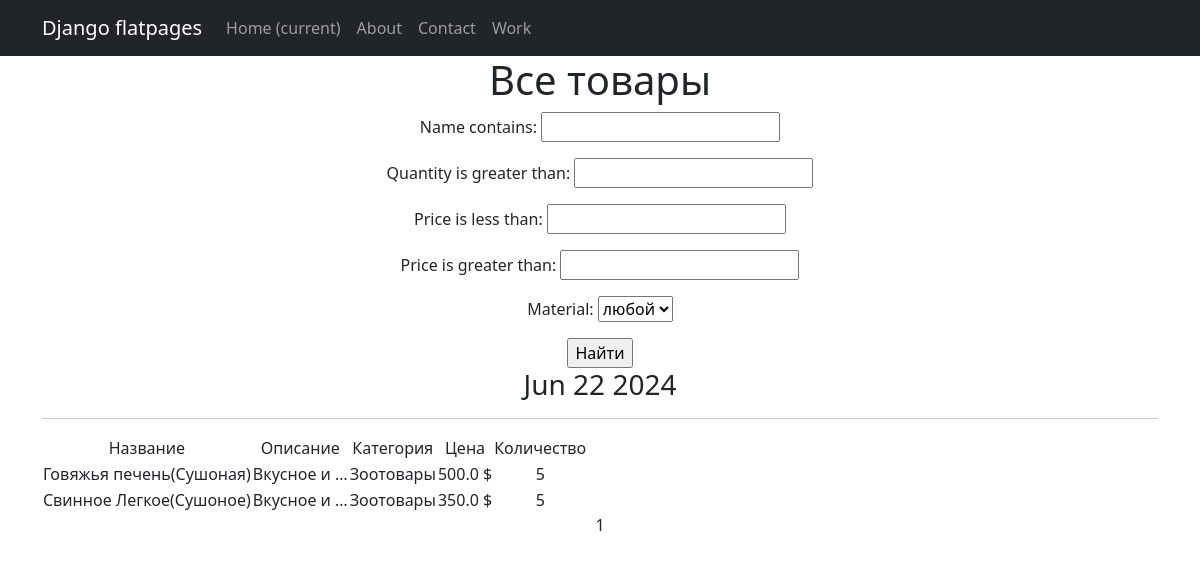
Before: /products/ with the older database file.
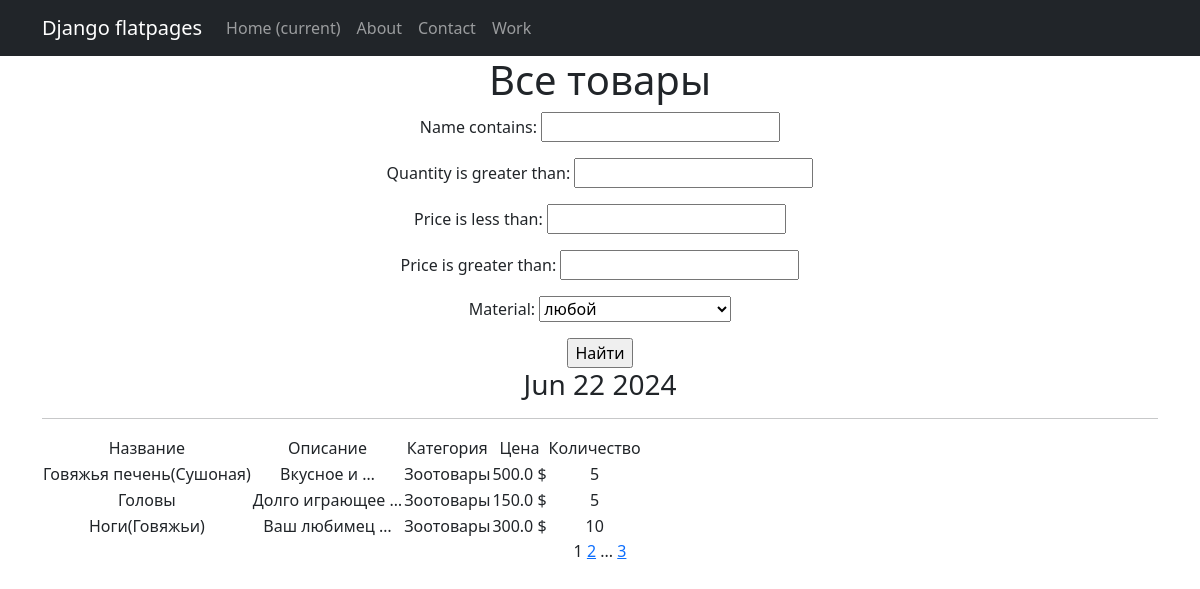
After: the same page with the newer database file.
### simpleapp/models.py (models this page shows, shortened)
class Product(models.Model):
    name = models.CharField(max_length=50, unique=True)
    description = models.TextField()
    quantity = models.IntegerField(validators=[MinValueValidator(0)])
    category = models.ForeignKey(to='Category', on_delete=models.CASCADE, related_name='products')
    price = models.FloatField(validators=[MinValueValidator(0.0)])
    material = models.ManyToManyField(Material, through='ProductMaterial')

class Category(models.Model):
    name = models.CharField(max_length=100, unique=True)

### simpleapp/views.py (the view)
# urls.py: path('', ProductsList.as_view(), name='product_list'),
class ProductsList(ListView):
    model = Product
    ordering = 'name'
    template_name = 'products.html'
    context_object_name = 'products'
    paginate_by = 3  # вот так мы можем указать количество записей на странице
    def get_queryset(self):
        queryset = super().get_queryset()
        self.filterset = ProductFilter(self.request.GET, queryset)
        return self.filterset.qs
    def get_context_data(self, **kwargs):
        context = super().get_context_data(**kwargs)
        context['time_now'] = datetime.utcnow()
        context['filterset'] = self.filterset
        return context

### simpleapp/models.py (called while the page is built)
    def __str__(self):
        return self.name

### simpleapp/templatetags/custom_filters.py (called while the page is built)
@register.filter()
def currency(value, code='rub'):
   postfix = CURRENCIES_SYMBOLS[code]
   return f'{value} {postfix}'

### simpleapp/templatetags/custom_tags.py (called while the page is built)
@register.simple_tag()
def current_time(format_string='%b %d %Y'):
   return datetime.utcnow().strftime(format_string)

@register.simple_tag(takes_context=True)
def url_replace(context, **kwargs):
   d = context['request'].GET.copy()
   for k, v in kwargs.items():
       d[k] = v
   return d.urlencode()

### templates/products.html (shortened to what this page needs)
{% extends 'flatpages/default.html' %}
{% load custom_filters %}!
{% load custom_tags %}
{% block content %}
   <h1>Все товары</h1>
   <form action="" method="get">
       {{ filterset.form.as_p }}
       <input type="submit" value="Найти" />
       <h3>{% current_time '%b %d %Y' %}</h3>
   </form>
   <hr>
   {% if products %}
       <table>
           <tr>
               <td>Название</td>
               <td>Описание</td>
               <td>Категория</td>
               <td>Цена</td>
               <td>Количество</td>
           </tr>
           {% for product in products %}
           <tr>
               <td>{{ product.name }}</td>
               <td>{{ product.description|truncatewords:2 }}</td>
               <td>{{ product.category.name }}</td>
               <td>{{ product.price|currency:"usd" }}</td>
               <td>{{ product.quantity }}</td>
           </tr>
           {% endfor %}
       </table>
   {% else %}
       <h2>Товаров нет!</h2>
   {% endif %}
   {{ page_obj.number }}
   {% if page_obj.has_next %}
       <a href="?{% url_replace page=page_obj.next_page_number %}">{{ page_obj.next_page_number }}</a>
       {% if paginator.num_pages != page_obj.next_page_number %}
           ...
           <a href="?{% url_replace page=page_obj.paginator.num_pages %}">{{ page_obj.paginator.num_pages }}</a>
       {% endif %}
   {% endif %}
{% endblock content %}

### templates/flatpages/default.html (shortened to what this page needs)
<!DOCTYPE html>
<html lang="en">
<head>
    {% load static %}
    <link href="{% static 'css/styles.css' %}" rel="stylesheet"/>
</head>
<body>
<nav class="navbar navbar-expand-lg navbar-dark bg-dark static-top">
    <div class="container">
        <a class="navbar-brand" href="#">Django flatpages</a>
        <div class="collapse navbar-collapse" id="navbarResponsive">
            <ul class="navbar-nav ml-auto">
                <li class="nav-item active">
                    <a class="nav-link" href="#">Home
                        <span class="sr-only">(current)</span>
                    </a>
                </li>
                <li class="nav-item">
                    <a class="nav-link" href="/about/">About</a>
                </li>
                <li class="nav-item">
                    <a class="nav-link" href="/contacts/">Contact</a>
                </li>
                <li class="nav-item">
                    <a class="nav-link" href="/work/">Work</a>
                </li>
            </ul>
        </div>
    </div>
</nav>
<div class="container">
    <div class="row">
        <div class="col-lg-12 text-center">
            {% block content %}{% endblock content %}
        </div>
    </div>
</div>
</body>
</html>

Changed rows visible on the page:
no longer on this page (row unchanged): Product: name "Свинное Легкое(Сушоное)", description "Вкусное и …", category.name "Зоотовары", price "350.0 $", quantity "5"
added Product: name "Головы", description "Долго играющее …", category.name "Зоотовары", price "150.0 $", quantity "5"
added Product: name "Ноги(Говяжьи)", description "Ваш любимец …", category.name "Зоотовары", price "300.0 $", quantity "10"
Other visible differences:
{{ page_obj.next_page_number }}: (not shown) → "2"
{{ page_obj.paginator.num_pages }}: (not shown) → "3"
